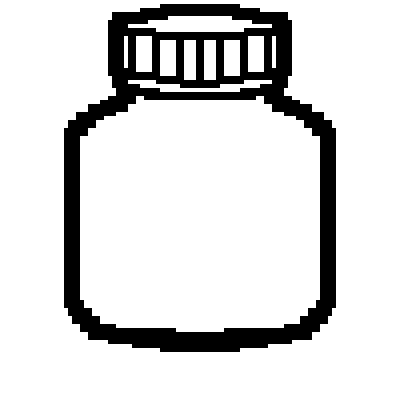
#> input picture actor/player/asset/inkman/unified/bottle.png, 400 x 400 px
$ python -i rebuild_great_shield_art.py   (imports and definitions only)
#> lines starting #> are read from the running program, lines starting #| are printed output that depends on the picture; after the words box and inside, x2 and y2 are one past the last pixel; in counts of white or black regions, pixels touching at a corner belong together
#> further down, picture is the input picture: PIL image 400x400 RGBA; mean R, G, B, A 0, 0, 0, 37.9
"""Register unified shield soldier layers, fill occlusion masks, and refit the rig."""
from pathlib import Path
from collections import deque
import math
import re
from PIL import Image, ImageFilter

ROOT = Path(__file__).resolve().parents[1]
SOURCE = Path(r"D:\2D Admination\Finished\大盾\unified")
PARTS = ROOT / "actor/monster/imported/great_shield/assets/parts"
SCALE = 1.65


def silhouette(image):
    # Close only pixel-scale outline gaps, then fill enclosed interiors.
    alpha = image.getchannel("A")
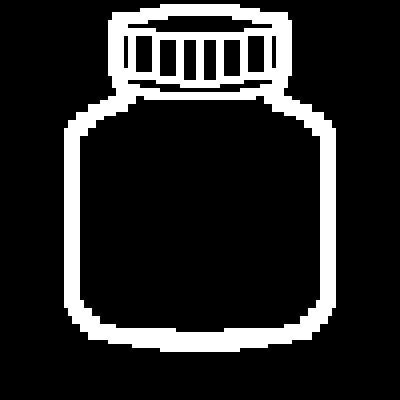
#> alpha: PIL image 400x400 L; 14.9% white; 1 white region, box (x1, y1, x2, y2) and area: (64, 4, 336, 352) 23808
    padded = Image.new("L", (image.width + 16, image.height + 16))
#> padded: PIL image 416x416 L; every value is 0
    padded.paste(alpha, (8, 8))
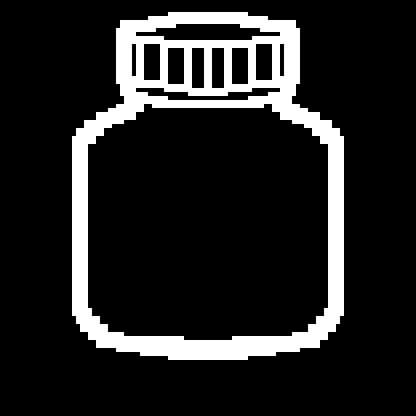
#> padded: PIL image 416x416 L; 13.8% white; 1 white region, box (x1, y1, x2, y2) and area: (72, 12, 344, 360) 23808
    closed = padded.filter(ImageFilter.MaxFilter(7)).filter(ImageFilter.MinFilter(7))
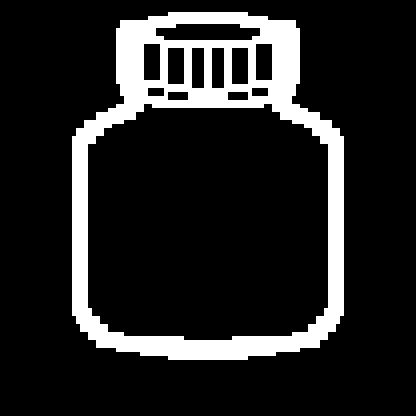
#> closed: PIL image 416x416 L; 14.2% white; 1 white region, box (x1, y1, x2, y2) and area: (72, 12, 344, 360) 24512
    w, h = closed.size
#> w = 416; h = 416
    solid = bytes(1 if value > 16 else 0 for value in closed.tobytes())
    outside = bytearray(w * h)
    queue = deque([0])
    outside[0] = 1
    while queue:
        i = queue.popleft()
        x, y = i % w, i // w
        for j in ([i-1] if x else []) + ([i+1] if x+1<w else []) + ([i-w] if y else []) + ([i+w] if y+1<h else []):
            if not outside[j] and not solid[j]:
                outside[j] = 1
                queue.append(j)
    mask = Image.frombytes("L", (w, h), bytes(0 if value else 255 for value in outside)).crop((8, 8, w-8, h-8))
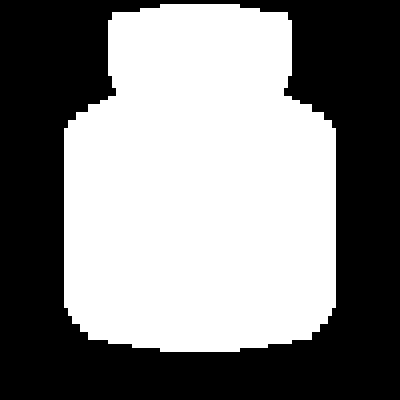
#> mask: PIL image 400x400 L; 51.1% white; 1 black region, box (x1, y1, x2, y2) and area: (0, 0, 400, 400) 78176
    result = Image.new("RGBA", image.size, (255, 255, 255, 0))
    result.putalpha(mask)
    return result


def rotate(point, angle):
    x,y=point
    return (x*math.cos(angle)-y*math.sin(angle), x*math.sin(angle)+y*math.cos(angle))


# [66 lines left out: function main, not called in this run]

# [2 lines not run here, left out]

>>> from PIL import Image
>>> picture = Image.open('../actor/player/asset/inkman/unified/bottle.png')
>>> result = silhouette(picture)

$ run again, on actor/player/asset/inkman/unified/face_sad.png
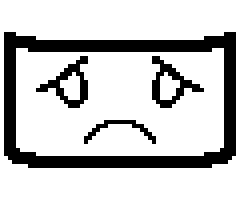
#> input picture actor/player/asset/inkman/unified/face_sad.png, 240 x 200 px
#> picture is the input picture: PIL image 240x200 RGBA; mean R, G, B, A 102.7, 102.7, 102.7, 158.3
#> in silhouette, `alpha = image.getchannel("A")`:
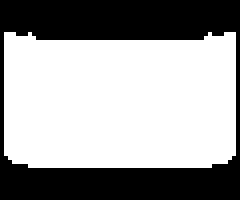
#> alpha: PIL image 240x200 L; 62.1% white; 1 black region, box (x1, y1, x2, y2) and area: (0, 0, 240, 200) 18208
#> in silhouette, `padded.paste(alpha, (8, 8))`:
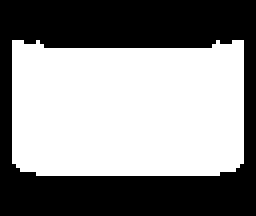
#> padded: PIL image 256x216 L; 53.9% white; 1 black region, box (x1, y1, x2, y2) and area: (0, 0, 256, 216) 25504

$ run again, on actor/player/asset/inkman/unified/face_speechless.png
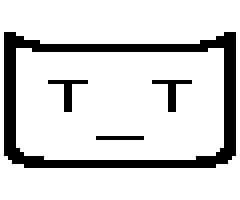
#> input picture actor/player/asset/inkman/unified/face_speechless.png, 240 x 200 px
#> picture is the input picture: PIL image 240x200 RGBA; mean R, G, B, A 113.2, 113.2, 113.2, 154.4
#> in silhouette, `alpha = image.getchannel("A")`:
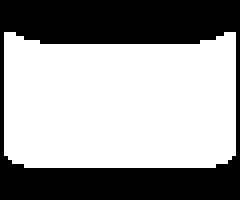
#> alpha: PIL image 240x200 L; 60.5% white; 1 black region, box (x1, y1, x2, y2) and area: (0, 0, 240, 200) 18944
#> in silhouette, `padded.paste(alpha, (8, 8))`:
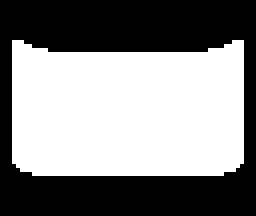
#> padded: PIL image 256x216 L; 52.5% white; 1 black region, box (x1, y1, x2, y2) and area: (0, 0, 256, 216) 26240
